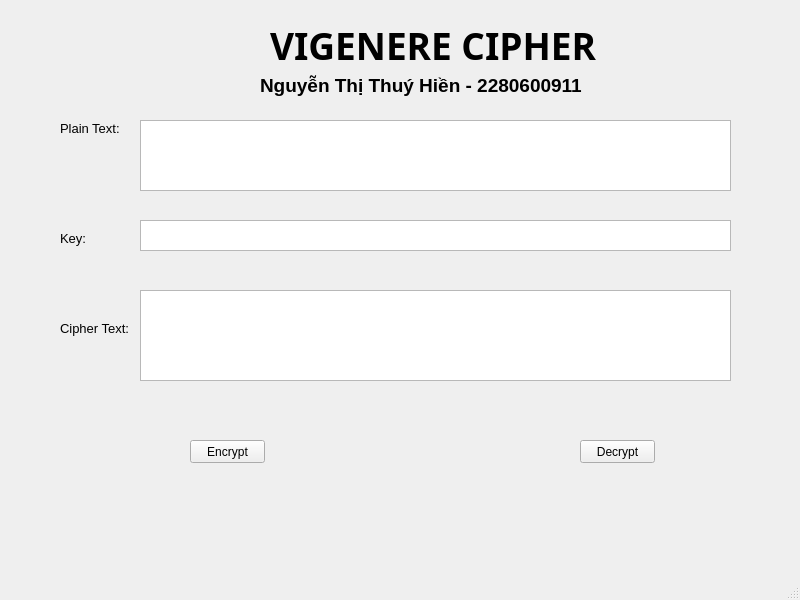
<?xml version="1.0" encoding="UTF-8"?>
<ui version="4.0">
 <class>MainWindow</class>
 <widget class="QMainWindow" name="MainWindow">
  <property name="geometry">
   <rect>
    <x>0</x>
    <y>0</y>
    <width>800</width>
    <height>600</height>
   </rect>
  </property>
  <property name="windowTitle">
   <string>MainWindow</string>
  </property>
  <widget class="QWidget" name="centralwidget">
   <widget class="QLabel" name="label_3">
    <property name="geometry">
     <rect>
      <x>60</x>
      <y>120</y>
      <width>61</width>
      <height>16</height>
     </rect>
    </property>
    <property name="font">
     <font>
      <pointsize>10</pointsize>
     </font>
    </property>
    <property name="text">
     <string>Plain Text:</string>
    </property>
   </widget>
   <widget class="QPushButton" name="encrypt_btn">
    <property name="geometry">
     <rect>
      <x>190</x>
      <y>440</y>
      <width>75</width>
      <height>23</height>
     </rect>
    </property>
    <property name="text">
     <string>Encrypt</string>
    </property>
   </widget>
   <widget class="QTextEdit" name="ciphertext_txt">
    <property name="geometry">
     <rect>
      <x>140</x>
      <y>290</y>
      <width>591</width>
      <height>91</height>
     </rect>
    </property>
   </widget>
   <widget class="QLabel" name="label_5">
    <property name="geometry">
     <rect>
      <x>60</x>
      <y>320</y>
      <width>71</width>
      <height>16</height>
     </rect>
    </property>
    <property name="font">
     <font>
      <pointsize>10</pointsize>
     </font>
    </property>
    <property name="text">
     <string>Cipher Text:</string>
    </property>
   </widget>
   <widget class="QPushButton" name="decrypt_btn">
    <property name="geometry">
     <rect>
      <x>580</x>
      <y>440</y>
      <width>75</width>
      <height>23</height>
     </rect>
    </property>
    <property name="text">
     <string>Decrypt</string>
    </property>
   </widget>
   <widget class="QLabel" name="label">
    <property name="geometry">
     <rect>
      <x>270</x>
      <y>10</y>
      <width>331</width>
      <height>71</height>
     </rect>
    </property>
    <property name="font">
     <font>
      <family>Monospac821 BT</family>
      <pointsize>28</pointsize>
      <weight>75</weight>
      <bold>true</bold>
     </font>
    </property>
    <property name="text">
     <string>VIGENERE CIPHER</string>
    </property>
   </widget>
   <widget class="QLabel" name="label_4">
    <property name="geometry">
     <rect>
      <x>60</x>
      <y>230</y>
      <width>61</width>
      <height>16</height>
     </rect>
    </property>
    <property name="font">
     <font>
      <pointsize>10</pointsize>
     </font>
    </property>
    <property name="text">
     <string>Key:</string>
    </property>
   </widget>
   <widget class="QTextEdit" name="plaintext_txt">
    <property name="geometry">
     <rect>
      <x>140</x>
      <y>120</y>
      <width>591</width>
      <height>71</height>
     </rect>
    </property>
   </widget>
   <widget class="QLabel" name="label_2">
    <property name="geometry">
     <rect>
      <x>260</x>
      <y>70</y>
      <width>351</width>
      <height>31</height>
     </rect>
    </property>
    <property name="font">
     <font>
      <pointsize>14</pointsize>
      <weight>75</weight>
      <bold>true</bold>
     </font>
    </property>
    <property name="text">
     <string>Nguyễn Thị Thuý Hiền - 2280600911</string>
    </property>
   </widget>
   <widget class="QTextEdit" name="key_txt">
    <property name="geometry">
     <rect>
      <x>140</x>
      <y>220</y>
      <width>591</width>
      <height>31</height>
     </rect>
    </property>
   </widget>
  </widget>
  <widget class="QMenuBar" name="menubar">
   <property name="geometry">
    <rect>
     <x>0</x>
     <y>0</y>
     <width>800</width>
     <height>21</height>
    </rect>
   </property>
  </widget>
  <widget class="QStatusBar" name="statusbar"/>
 </widget>
 <resources/>
 <connections/>
</ui>
